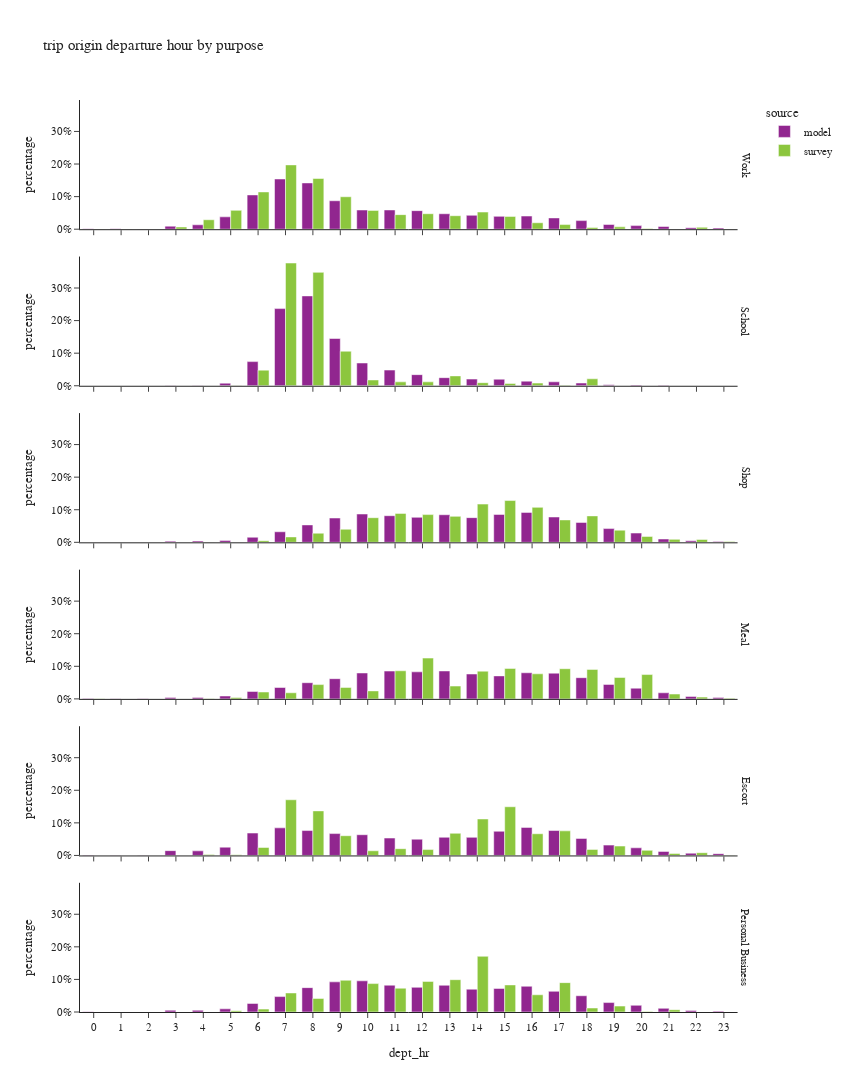

Source (notebook cell):
### Code cell
df_plot = df_trip.groupby(['dept_hr','dpurp_label','source'])['trexpfac'].agg(sample_count='size', trexpfac='sum').reset_index()
df_plot['percentage'] = df_plot.groupby(['dpurp_label','source'], group_keys=False)['trexpfac']. \
    apply(lambda x: x / float(x.sum()))

fig = px.bar(df_plot.sort_values(['source','dpurp_label']),
             x="dept_hr", y="percentage", color="source",barmode="group",
             facet_row='dpurp_label',
             hover_data=['trexpfac','sample_count'],
             title="trip origin departure hour by purpose")
fig.update_layout(height=1500, width=850)
fig.for_each_annotation(lambda a: a.update(text = a.text.split("=")[-1]))
fig.for_each_xaxis(lambda a: a.update(dict(dtick = 1, categoryorder='category ascending')))
fig.for_each_yaxis(lambda a: a.update(dict(tickformat=".0%")))
fig.show()

### Figure 1 — Plotly figure (JSON) as saved in the notebook; plotly's stock layout.template omitted (floating-point values rounded to 4 significant figures)
{"data": [{"alignmentgroup": "True", "customdata": [[4758.0, 4758.0], [3391.0, 3391.0], [1270.0, 1270.0], [27240.0, 27240.0], [39640.0, 39640.0], [111100.0, 111100.0], [308400.0, 308400.0], [451800.0, 451800.0], [416400.0, 416400.0], [256000.0, 256000.0], [172600.0, 172600.0], [173100.0, 173100.0], [166900.0, 166900.0], [139000.0, 139000.0], [125000.0, 125000.0], [115500.0, 115500.0], [118300.0, 118300.0], [101400.0, 101400.0], [77180.0, 77180.0], [42540.0, 42540.0], [32180.0, 32180.0], [24240.0, 24240.0], [13570.0, 13570.0], [10370.0, 10370.0]], "hovertemplate": "source=model<br>dpurp_label=Work<br>dept_hr=%{x}<br>percentage=%{y}<br>trexpfac=%{customdata[0]}<br>sample_count=%{customdata[1]}<extra></extra>", "legendgroup": "model", "marker": {"color": "#91268F", "pattern": {"shape": ""}}, "name": "model", "offsetgroup": "model", "orientation": "v", "showlegend": true, "textposition": "auto", "type": "bar", "x": [0, 1, 2, 3, 4, 5, 6, 7, 8, 9, 10, 11, 12, 13, 14, 15, 16, 17, 18, 19, 20, 21, 22, 23], "xaxis": "x6", "y": [0.001623, 0.001157, 0.0004332, 0.00929, 0.01352, 0.03789, 0.1052, 0.1541, 0.142, 0.08732, 0.05888, 0.05904, 0.05694, 0.0474, 0.04263, 0.03939, 0.04036, 0.03459, 0.02633, 0.01451, 0.01098, 0.008269, 0.004628, 0.003537], "yaxis": "y6"}, {"alignmentgroup": "True", "customdata": [[8.0, 8.0], [2.0, 2.0], [3.0, 3.0], [673.0, 673.0], [792.0, 792.0], [6445.0, 6445.0], [60080.0, 60080.0], [192000.0, 192000.0], [223600.0, 223600.0], [117600.0, 117600.0], [56660.0, 56660.0], [39060.0, 39060.0], [27650.0, 27650.0], [20150.0, 20150.0], [16610.0, 16610.0], [16240.0, 16240.0], [11460.0, 11460.0], [9812.0, 9812.0], [6782.0, 6782.0], [2231.0, 2231.0], [1733.0, 1733.0], [1069.0, 1069.0], [98.0, 98.0], [66.0, 66.0]], "hovertemplate": "source=model<br>dpurp_label=School<br>dept_hr=%{x}<br>percentage=%{y}<br>trexpfac=%{customdata[0]}<br>sample_count=%{customdata[1]}<extra></extra>", "legendgroup": "model", "marker": {"color": "#91268F", "pattern": {"shape": ""}}, "name": "model", "offsetgroup": "model", "orientation": "v", "showlegend": false, "textposition": "auto", "type": "bar", "x": [0, 1, 2, 3, 4, 5, 6, 7, 8, 9, 10, 11, 12, 13, 14, 15, 16, 17, 18, 19, 20, 21, 22, 23], "xaxis": "x5", "y": [9.866e-06, 2.466e-06, 3.7e-06, 0.0008299, 0.0009767, 0.007948, 0.07409, 0.2368, 0.2757, 0.1451, 0.06988, 0.04817, 0.0341, 0.02485, 0.02048, 0.02003, 0.01413, 0.0121, 0.008364, 0.002751, 0.002137, 0.001318, 0.0001209, 8.139e-05], "yaxis": "y5"}, {"alignmentgroup": "True", "customdata": [[1487.0, 1487.0], [958.0, 958.0], [426.0, 426.0], [10070.0, 10070.0], [10640.0, 10640.0], [16790.0, 16790.0], [43860.0, 43860.0], [91530.0, 91530.0], [150900.0, 150900.0], [210800.0, 210800.0], [245400.0, 245400.0], [230800.0, 230800.0], [216600.0, 216600.0], [239200.0, 239200.0], [214100.0, 214100.0], [241700.0, 241700.0], [259500.0, 259500.0], [219500.0, 219500.0], [172400.0, 172400.0], [119100.0, 119100.0], [80290.0, 80290.0], [28730.0, 28730.0], [12870.0, 12870.0], [7801.0, 7801.0]], "hovertemplate": "source=model<br>dpurp_label=Shop<br>dept_hr=%{x}<br>percentage=%{y}<br>trexpfac=%{customdata[0]}<br>sample_count=%{customdata[1]}<extra></extra>", "legendgroup": "model", "marker": {"color": "#91268F", "pattern": {"shape": ""}}, "name": "model", "offsetgroup": "model", "orientation": "v", "showlegend": false, "textposition": "auto", "type": "bar", "x": [0, 1, 2, 3, 4, 5, 6, 7, 8, 9, 10, 11, 12, 13, 14, 15, 16, 17, 18, 19, 20, 21, 22, 23], "xaxis": "x4", "y": [0.0005263, 0.0003391, 0.0001508, 0.003564, 0.003767, 0.005941, 0.01552, 0.03239, 0.05342, 0.07459, 0.08686, 0.08167, 0.07667, 0.08464, 0.07579, 0.08555, 0.09184, 0.0777, 0.06102, 0.04214, 0.02842, 0.01017, 0.004554, 0.002761], "yaxis": "y4"}, {"alignmentgroup": "True", "customdata": [[1257.0, 1257.0], [868.0, 868.0], [312.0, 312.0], [5597.0, 5597.0], [6589.0, 6589.0], [12820.0, 12820.0], [32960.0, 32960.0], [50540.0, 50540.0], [71840.0, 71840.0], [89660.0, 89660.0], [115100.0, 115100.0], [123600.0, 123600.0], [120100.0, 120100.0], [124100.0, 124100.0], [110500.0, 110500.0], [102200.0, 102200.0], [116000.0, 116000.0], [114200.0, 114200.0], [94110.0, 94110.0], [64340.0, 64340.0], [47450.0, 47450.0], [27020.0, 27020.0], [10980.0, 10980.0], [5638.0, 5638.0]], "hovertemplate": "source=model<br>dpurp_label=Meal<br>dept_hr=%{x}<br>percentage=%{y}<br>trexpfac=%{customdata[0]}<br>sample_count=%{customdata[1]}<extra></extra>", "legendgroup": "model", "marker": {"color": "#91268F", "pattern": {"shape": ""}}, "name": "model", "offsetgroup": "model", "orientation": "v", "showlegend": false, "textposition": "auto", "type": "bar", "x": [0, 1, 2, 3, 4, 5, 6, 7, 8, 9, 10, 11, 12, 13, 14, 15, 16, 17, 18, 19, 20, 21, 22, 23], "xaxis": "x3", "y": [0.0008682, 0.0005995, 0.0002155, 0.003866, 0.004551, 0.008858, 0.02277, 0.03491, 0.04962, 0.06193, 0.07949, 0.08534, 0.08295, 0.0857, 0.07635, 0.07059, 0.08014, 0.07888, 0.065, 0.04444, 0.03278, 0.01867, 0.007586, 0.003894], "yaxis": "y3"}, {"alignmentgroup": "True", "customdata": [[2685.0, 2685.0], [1904.0, 1904.0], [778.0, 778.0], [30780.0, 30780.0], [29370.0, 29370.0], [53070.0, 53070.0], [143700.0, 143700.0], [177000.0, 177000.0], [159700.0, 159700.0], [140300.0, 140300.0], [133000.0, 133000.0], [111600.0, 111600.0], [104300.0, 104300.0], [116500.0, 116500.0], [116100.0, 116100.0], [155100.0, 155100.0], [180200.0, 180200.0], [159900.0, 159900.0], [109300.0, 109300.0], [66360.0, 66360.0], [48920.0, 48920.0], [25790.0, 25790.0], [14330.0, 14330.0], [11410.0, 11410.0]], "hovertemplate": "source=model<br>dpurp_label=Escort<br>dept_hr=%{x}<br>percentage=%{y}<br>trexpfac=%{customdata[0]}<br>sample_count=%{customdata[1]}<extra></extra>", "legendgroup": "model", "marker": {"color": "#91268F", "pattern": {"shape": ""}}, "name": "model", "offsetgroup": "model", "orientation": "v", "showlegend": false, "textposition": "auto", "type": "bar", "x": [0, 1, 2, 3, 4, 5, 6, 7, 8, 9, 10, 11, 12, 13, 14, 15, 16, 17, 18, 19, 20, 21, 22, 23], "xaxis": "x2", "y": [0.001283, 0.00091, 0.0003718, 0.01471, 0.01404, 0.02537, 0.0687, 0.0846, 0.07635, 0.06705, 0.06357, 0.05336, 0.04983, 0.0557, 0.05548, 0.07414, 0.0861, 0.07644, 0.05226, 0.03172, 0.02338, 0.01233, 0.006849, 0.005455], "yaxis": "y2"}, {"alignmentgroup": "True", "customdata": [[680.0, 680.0], [423.0, 423.0], [171.0, 171.0], [6288.0, 6288.0], [6252.0, 6252.0], [11390.0, 11390.0], [30750.0, 30750.0], [55430.0, 55430.0], [87640.0, 87640.0], [108400.0, 108400.0], [112100.0, 112100.0], [96390.0, 96390.0], [88720.0, 88720.0], [96120.0, 96120.0], [82020.0, 82020.0], [84710.0, 84710.0], [92560.0, 92560.0], [74390.0, 74390.0], [58420.0, 58420.0], [33940.0, 33940.0], [24080.0, 24080.0], [13160.0, 13160.0], [4950.0, 4950.0], [3001.0, 3001.0]], "hovertemplate": "source=model<br>dpurp_label=Personal Business<br>dept_hr=%{x}<br>percentage=%{y}<br>trexpfac=%{customdata[0]}<br>sample_count=%{customdata[1]}<extra></extra>", "legendgroup": "model", "marker": {"color": "#91268F", "pattern": {"shape": ""}}, "name": "model", "offsetgroup": "model", "orientation": "v", "showlegend": false, "textposition": "auto", "type": "bar", "x": [0, 1, 2, 3, 4, 5, 6, 7, 8, 9, 10, 11, 12, 13, 14, 15, 16, 17, 18, 19, 20, 21, 22, 23], "xaxis": "x", "y": [0.0005802, 0.0003609, 0.0001459, 0.005365, 0.005334, 0.009717, 0.02624, 0.0473, 0.07478, 0.09251, 0.09565, 0.08224, 0.0757, 0.08201, 0.06998, 0.07228, 0.07897, 0.06347, 0.04985, 0.02895, 0.02055, 0.01123, 0.004223, 0.002561], "yaxis": "y"}, {"alignmentgroup": "True", "customdata": [[804.7, 3.0], [562.4, 2.0], [0.0, 0.0], [12540.0, 22.0], [53410.0, 63.0], [106400.0, 137.0], [210500.0, 375.0], [363300.0, 635.0], [286400.0, 621.0], [183300.0, 405.0], [106200.0, 268.0], [82220.0, 235.0], [87390.0, 322.0], [76200.0, 238.0], [96810.0, 196.0], [72350.0, 146.0], [36460.0, 110.0], [26130.0, 112.0], [9622.0, 59.0], [13280.0, 45.0], [3794.0, 34.0], [646.1, 22.0], [10800.0, 16.0], [1337.0, 10.0]], "hovertemplate": "source=survey<br>dpurp_label=Work<br>dept_hr=%{x}<br>percentage=%{y}<br>trexpfac=%{customdata[0]}<br>sample_count=%{customdata[1]}<extra></extra>", "legendgroup": "survey", "marker": {"color": "#8CC63E", "pattern": {"shape": ""}}, "name": "survey", "offsetgroup": "survey", "orientation": "v", "showlegend": true, "textposition": "auto", "type": "bar", "x": [0, 1, 2, 3, 4, 5, 6, 7, 8, 9, 10, 11, 12, 13, 14, 15, 16, 17, 18, 19, 20, 21, 22, 23], "xaxis": "x6", "y": [0.0004372, 0.0003056, 0.0, 0.006814, 0.02902, 0.05781, 0.1144, 0.1974, 0.1556, 0.09959, 0.05769, 0.04467, 0.04748, 0.0414, 0.0526, 0.03931, 0.01981, 0.0142, 0.005228, 0.007216, 0.002062, 0.0003511, 0.005866, 0.0007266], "yaxis": "y6"}, {"alignmentgroup": "True", "customdata": [[0.0, 0.0], [0.0, 0.0], [0.0, 0.0], [0.0, 0.0], [86.69, 1.0], [454.4, 4.0], [25740.0, 26.0], [202100.0, 237.0], [186700.0, 266.0], [56860.0, 63.0], [9550.0, 22.0], [6418.0, 16.0], [6418.0, 13.0], [16270.0, 19.0], [5076.0, 13.0], [3816.0, 15.0], [4405.0, 9.0], [1012.0, 8.0], [11450.0, 3.0], [117.8, 1.0], [0.0, 0.0], [0.0, 0.0], [0.0, 0.0], [0.0, 0.0]], "hovertemplate": "source=survey<br>dpurp_label=School<br>dept_hr=%{x}<br>percentage=%{y}<br>trexpfac=%{customdata[0]}<br>sample_count=%{customdata[1]}<extra></extra>", "legendgroup": "survey", "marker": {"color": "#8CC63E", "pattern": {"shape": ""}}, "name": "survey", "offsetgroup": "survey", "orientation": "v", "showlegend": false, "textposition": "auto", "type": "bar", "x": [0, 1, 2, 3, 4, 5, 6, 7, 8, 9, 10, 11, 12, 13, 14, 15, 16, 17, 18, 19, 20, 21, 22, 23], "xaxis": "x5", "y": [0.0, 0.0, 0.0, 0.0, 0.0001616, 0.000847, 0.04798, 0.3767, 0.348, 0.106, 0.0178, 0.01196, 0.01196, 0.03033, 0.009462, 0.007114, 0.008211, 0.001887, 0.02134, 0.0002195, 0.0, 0.0, 0.0, 0.0], "yaxis": "y5"}, {"alignmentgroup": "True", "customdata": [[358.8, 3.0], [143.5, 1.0], [570.9, 1.0], [0.0, 0.0], [2395.0, 2.0], [1099.0, 8.0], [9682.0, 16.0], [30870.0, 55.0], [52250.0, 96.0], [74740.0, 194.0], [140900.0, 291.0], [165500.0, 335.0], [158600.0, 324.0], [148500.0, 304.0], [218700.0, 345.0], [239000.0, 296.0], [200000.0, 332.0], [128100.0, 305.0], [151300.0, 246.0], [69610.0, 214.0], [33730.0, 85.0], [16880.0, 29.0], [16290.0, 19.0], [4775.0, 7.0]], "hovertemplate": "source=survey<br>dpurp_label=Shop<br>dept_hr=%{x}<br>percentage=%{y}<br>trexpfac=%{customdata[0]}<br>sample_count=%{customdata[1]}<extra></extra>", "legendgroup": "survey", "marker": {"color": "#8CC63E", "pattern": {"shape": ""}}, "name": "survey", "offsetgroup": "survey", "orientation": "v", "showlegend": false, "textposition": "auto", "type": "bar", "x": [0, 1, 2, 3, 4, 5, 6, 7, 8, 9, 10, 11, 12, 13, 14, 15, 16, 17, 18, 19, 20, 21, 22, 23], "xaxis": "x4", "y": [0.0001925, 7.699e-05, 0.0003063, 0.0, 0.001285, 0.0005896, 0.005194, 0.01656, 0.02803, 0.0401, 0.07559, 0.0888, 0.08506, 0.07967, 0.1173, 0.1282, 0.1073, 0.06874, 0.08115, 0.03734, 0.01809, 0.009056, 0.008738, 0.002562], "yaxis": "y4"}, {"alignmentgroup": "True", "customdata": [[632.6, 1.0], [0.0, 0.0], [0.0, 0.0], [0.0, 0.0], [23.31, 1.0], [4015.0, 5.0], [19390.0, 28.0], [17190.0, 49.0], [40280.0, 70.0], [32320.0, 90.0], [22490.0, 86.0], [79180.0, 200.0], [115000.0, 241.0], [36170.0, 153.0], [78100.0, 120.0], [85850.0, 121.0], [70610.0, 161.0], [84960.0, 207.0], [83070.0, 202.0], [60310.0, 119.0], [68580.0, 83.0], [13630.0, 29.0], [4953.0, 15.0], [1495.0, 4.0]], "hovertemplate": "source=survey<br>dpurp_label=Meal<br>dept_hr=%{x}<br>percentage=%{y}<br>trexpfac=%{customdata[0]}<br>sample_count=%{customdata[1]}<extra></extra>", "legendgroup": "survey", "marker": {"color": "#8CC63E", "pattern": {"shape": ""}}, "name": "survey", "offsetgroup": "survey", "orientation": "v", "showlegend": false, "textposition": "auto", "type": "bar", "x": [0, 1, 2, 3, 4, 5, 6, 7, 8, 9, 10, 11, 12, 13, 14, 15, 16, 17, 18, 19, 20, 21, 22, 23], "xaxis": "x3", "y": [0.0006889, 0.0, 0.0, 0.0, 2.539e-05, 0.004372, 0.02111, 0.01872, 0.04387, 0.0352, 0.0245, 0.08623, 0.1252, 0.03939, 0.08505, 0.09349, 0.0769, 0.09252, 0.09047, 0.06568, 0.07468, 0.01484, 0.005394, 0.001628], "yaxis": "y3"}, {"alignmentgroup": "True", "customdata": [[9.165, 1.0], [0.0, 0.0], [0.0, 0.0], [0.0, 0.0], [4054.0, 1.0], [3125.0, 10.0], [33590.0, 37.0], [234700.0, 227.0], [187900.0, 234.0], [83190.0, 95.0], [19660.0, 78.0], [28470.0, 63.0], [24740.0, 76.0], [93380.0, 87.0], [153800.0, 175.0], [205300.0, 228.0], [91440.0, 153.0], [103600.0, 140.0], [25420.0, 68.0], [39580.0, 58.0], [21550.0, 29.0], [8339.0, 23.0], [11520.0, 13.0], [607.6, 3.0]], "hovertemplate": "source=survey<br>dpurp_label=Escort<br>dept_hr=%{x}<br>percentage=%{y}<br>trexpfac=%{customdata[0]}<br>sample_count=%{customdata[1]}<extra></extra>", "legendgroup": "survey", "marker": {"color": "#8CC63E", "pattern": {"shape": ""}}, "name": "survey", "offsetgroup": "survey", "orientation": "v", "showlegend": false, "textposition": "auto", "type": "bar", "x": [0, 1, 2, 3, 4, 5, 6, 7, 8, 9, 10, 11, 12, 13, 14, 15, 16, 17, 18, 19, 20, 21, 22, 23], "xaxis": "x2", "y": [6.671e-06, 0.0, 0.0, 0.0, 0.002951, 0.002275, 0.02445, 0.1708, 0.1367, 0.06055, 0.01431, 0.02072, 0.018, 0.06797, 0.1119, 0.1494, 0.06655, 0.0754, 0.0185, 0.02881, 0.01568, 0.00607, 0.008382, 0.0004422], "yaxis": "y2"}, {"alignmentgroup": "True", "customdata": [[0.0, 0.0], [0.0, 0.0], [0.0, 0.0], [0.0, 0.0], [0.0, 0.0], [2942.0, 5.0], [6788.0, 24.0], [44640.0, 76.0], [31770.0, 110.0], [74420.0, 155.0], [66590.0, 183.0], [55820.0, 148.0], [71760.0, 147.0], [75770.0, 170.0], [130600.0, 161.0], [63500.0, 136.0], [40410.0, 122.0], [68850.0, 83.0], [9367.0, 51.0], [13900.0, 22.0], [1355.0, 8.0], [5414.0, 5.0], [197.4, 1.0], [0.0, 0.0]], "hovertemplate": "source=survey<br>dpurp_label=Personal Business<br>dept_hr=%{x}<br>percentage=%{y}<br>trexpfac=%{customdata[0]}<br>sample_count=%{customdata[1]}<extra></extra>", "legendgroup": "survey", "marker": {"color": "#8CC63E", "pattern": {"shape": ""}}, "name": "survey", "offsetgroup": "survey", "orientation": "v", "showlegend": false, "textposition": "auto", "type": "bar", "x": [0, 1, 2, 3, 4, 5, 6, 7, 8, 9, 10, 11, 12, 13, 14, 15, 16, 17, 18, 19, 20, 21, 22, 23], "xaxis": "x", "y": [0.0, 0.0, 0.0, 0.0, 0.0, 0.00385, 0.008883, 0.05843, 0.04157, 0.0974, 0.08715, 0.07306, 0.09391, 0.09916, 0.171, 0.0831, 0.05289, 0.0901, 0.01226, 0.01819, 0.001773, 0.007085, 0.0002584, 0.0], "yaxis": "y"}], "layout": {"annotations": [{"font": {}, "showarrow": false, "text": "Personal Business", "textangle": 90, "x": 0.98, "xanchor": "left", "xref": "paper", "y": 0.07083, "yanchor": "middle", "yref": "paper"}, {"font": {}, "showarrow": false, "text": "Escort", "textangle": 90, "x": 0.98, "xanchor": "left", "xref": "paper", "y": 0.2425, "yanchor": "middle", "yref": "paper"}, {"font": {}, "showarrow": false, "text": "Meal", "textangle": 90, "x": 0.98, "xanchor": "left", "xref": "paper", "y": 0.4142, "yanchor": "middle", "yref": "paper"}, {"font": {}, "showarrow": false, "text": "Shop", "textangle": 90, "x": 0.98, "xanchor": "left", "xref": "paper", "y": 0.5858, "yanchor": "middle", "yref": "paper"}, {"font": {}, "showarrow": false, "text": "School", "textangle": 90, "x": 0.98, "xanchor": "left", "xref": "paper", "y": 0.7575, "yanchor": "middle", "yref": "paper"}, {"font": {}, "showarrow": false, "text": "Work", "textangle": 90, "x": 0.98, "xanchor": "left", "xref": "paper", "y": 0.9292, "yanchor": "middle", "yref": "paper"}], "barmode": "group", "height": 1500, "legend": {"title": {"text": "source"}, "tracegroupgap": 0}, "title": {"text": "trip origin departure hour by purpose"}, "width": 850, "xaxis": {"anchor": "y", "categoryorder": "category ascending", "domain": [0.0, 0.98], "dtick": 1, "title": {"text": "dept_hr"}}, "xaxis2": {"anchor": "y2", "categoryorder": "category ascending", "domain": [0.0, 0.98], "dtick": 1, "matches": "x", "showticklabels": false}, "xaxis3": {"anchor": "y3", "categoryorder": "category ascending", "domain": [0.0, 0.98], "dtick": 1, "matches": "x", "showticklabels": false}, "xaxis4": {"anchor": "y4", "categoryorder": "category ascending", "domain": [0.0, 0.98], "dtick": 1, "matches": "x", "showticklabels": false}, "xaxis5": {"anchor": "y5", "categoryorder": "category ascending", "domain": [0.0, 0.98], "dtick": 1, "matches": "x", "showticklabels": false}, "xaxis6": {"anchor": "y6", "categoryorder": "category ascending", "domain": [0.0, 0.98], "dtick": 1, "matches": "x", "showticklabels": false}, "yaxis": {"anchor": "x", "domain": [0.0, 0.1417], "tickformat": ".0%", "title": {"text": "percentage"}}, "yaxis2": {"anchor": "x2", "domain": [0.1717, 0.3133], "matches": "y", "tickformat": ".0%", "title": {"text": "percentage"}}, "yaxis3": {"anchor": "x3", "domain": [0.3433, 0.485], "matches": "y", "tickformat": ".0%", "title": {"text": "percentage"}}, "yaxis4": {"anchor": "x4", "domain": [0.515, 0.6567], "matches": "y", "tickformat": ".0%", "title": {"text": "percentage"}}, "yaxis5": {"anchor": "x5", "domain": [0.6867, 0.8283], "matches": "y", "tickformat": ".0%", "title": {"text": "percentage"}}, "yaxis6": {"anchor": "x6", "domain": [0.8583, 1.0], "matches": "y", "tickformat": ".0%", "title": {"text": "percentage"}}}}
